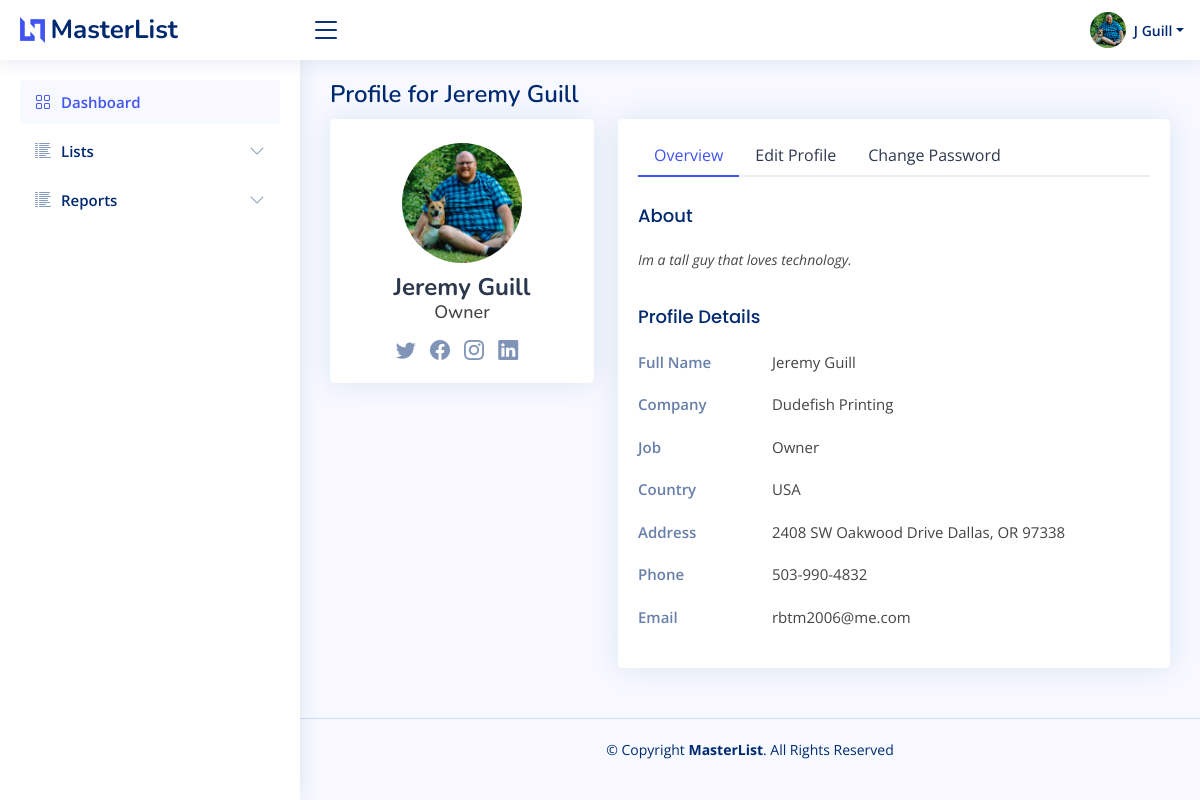
The app's page /profile (signed in) with its own data.
### bazaar/models.py (models this page shows)
class User(db.Model, UserMixin):
    id = db.Column(db.Integer, primary_key=True)
    firstname = db.Column(db.String(150))
    lastname = db.Column(db.String(150))
    company = db.Column(db.String(150))
    title = db.Column(db.String(50))
    aboutme = db.Column(db.Text)
    address = db.Column(db.String(150))
    city = db.Column(db.String(150))
    state = db.Column(db.String(2))
    postalcode = db.Column(db.String(20))
    phone = db.Column(db.String(20))
    email = db.Column(db.String(150), unique=True)
    dob = db.Column(db.Date)
    avatar_filename = db.Column(db.Text)
    avatar_url = db.Column(db.String(250))
    twitter = db.Column(db.String(255))
    instagram = db.Column(db.String(255))
    facebook = db.Column(db.String(255))
    linkedin = db.Column(db.String(255))
    username = db.Column(db.String(150), unique=True)
    password = db.Column(db.String(150))
    date_created = db.Column(db.DateTime(timezone=True), server_default=func.now())
    def fullname(self):
        return self.firstname + " " + self.lastname
    def fulladdress(self):
        return self.address + " " + self.city + ", " + self.state + " " + self.postalcode
    def firstinit_lastname(self):
        return self.firstname[:1] + " " + self.lastname

### bazaar/templates/base/base.py (the view)
@base.route("/profile", methods=["GET", "POST"])
@login_required
def profile():
    if request.method == "POST":
        record = db.session.query(User).filter(User.id == current_user.id).first()
        data = request.form.to_dict()
        for key in data.keys():
            setattr(record, key, data[key])
            db.session.commit()
    return render_template("base/users-profile.html", user=User)

### bazaar/templates/base/base.py (called while the page is built)
@base.app_context_processor
def zipcode_qty_check():
    zipcode_count = db.session.query(func.count(USZip.id)).scalar()
    checking = zipcode_count == 0
    return dict(zipcode_count_check=checking)

@base.app_context_processor
def notification_count():
    now = datetime.now()
    days_from_now = datetime.now() + timedelta(days=5)
    notcount = db.session.query(func.count(Booking.id)).filter(now <= Booking.next_touch,
                                                               Booking.next_touch <= days_from_now).scalar()
    if notcount == 0:
        return dict(notification_count=None)
    else:
        return dict(notification_count=notcount)

@base.app_context_processor
def notifications():
    now = datetime.now()
    days_from_now = datetime.now() + timedelta(days=5)
    nots = db.session.query(Booking).filter(now <= Booking.next_touch,
                                            Booking.next_touch <= days_from_now).all()
    return dict(notifications=nots)

def file_exists(file_path):
    return os.path.isfile(file_path)

@base.context_processor
def file_checker():
    file_path = 'bazaar/static/import_files/festivalnet_dot_com.csv'
    return dict(file_present=file_exists(file_path))

### bazaar/templates/base/users-profile.html (shortened to what this page needs)
{% extends "base/base.html" %}
{% block page_title %}
    Profile for {{ current_user.fullname().title() }}
{% endblock page_title %}
{% block main_content %}
    <section class="section profile">
        <div class="row">
            <div class="col-xl-4">
                <div class="card">
                    <div class="card-body profile-card pt-4 d-flex flex-column align-items-center">
                        <img src="{{ url_for('static',filename='img/avatar/'+current_user.avatar_filename) }}"
                             alt="Profile" class="rounded-circle">
                        <h2>{{ current_user.fullname().title() }}</h2>
                        <h3>{% if current_user.title != None %}{{ current_user.title }}{% endif %}</h3>
                        <div class="social-links mt-2">
                            {% if current_user.twitter != None %}
                                <a href="{{ current_user.twitter }}" class="twitter"><i class="bi bi-twitter"></i></a>
                            {% endif %}
                            {% if current_user.facebook != None %}
                                <a href="{{ current_user.facebook }}" class="facebook"><i
                                        class="bi bi-facebook"></i></a>
                            {% endif %}
                            {% if current_user.instagram != None %}
                                <a href="{{ current_user.instagram }}" class="instagram"><i class="bi bi-instagram"></i></a>
                            {% endif %}
                            {% if current_user.linkedin != None %}
                                <a href="{{ current_user.linkedin }}" class="linkedin"><i
                                        class="bi bi-linkedin"></i></a>
                            {% endif %}
                        </div>
                    </div>
                </div>
            </div>
            <div class="col-xl-8">
                <div class="card">
                    <div class="card-body pt-3">
                        <ul class="nav nav-tabs nav-tabs-bordered">
                            <li class="nav-item">
                                <button class="nav-link active" data-bs-toggle="tab" data-bs-target="#profile-overview">
                                    Overview
                                </button>
                            </li>
                            <li class="nav-item">
                                <button class="nav-link" data-bs-toggle="tab" data-bs-target="#profile-edit">Edit
                                    Profile
                                </button>
                            </li>
                            <li class="nav-item">
                                <button class="nav-link" data-bs-toggle="tab" data-bs-target="#profile-change-password">
                                    Change Password
                                </button>
                            </li>
                        </ul>
                        <div class="tab-content pt-2">
                            <div class="tab-pane fade show active profile-overview" id="profile-overview">
                                {% if current_user.aboutme != None %}
                                    <h5 class="card-title">About</h5>
                                    <p class="small fst-italic">{{ current_user.aboutme.capitalize() }}</p>
                                {% endif %}
                                <h5 class="card-title">Profile Details</h5>
                                <div class="row">
                                    <div class="col-lg-3 col-md-4 label ">Full Name</div>
                                    <div class="col-lg-9 col-md-8">{{ current_user.fullname().title() }}</div>
                                </div>
                                <div class="row">
                                    <div class="col-lg-3 col-md-4 label">Company</div>
                                    <div class="col-lg-9 col-md-8">{{ current_user.company }}</div>
                                </div>
                                <div class="row">
                                    <div class="col-lg-3 col-md-4 label">Job</div>
                                    <div class="col-lg-9 col-md-8">{{ current_user.title }}</div>
                                </div>
                                <div class="row">
                                    <div class="col-lg-3 col-md-4 label">Country</div>
                                    <div class="col-lg-9 col-md-8">USA</div>
                                </div>
                                <div class="row">
                                    <div class="col-lg-3 col-md-4 label">Address</div>
                                    <div class="col-lg-9 col-md-8">{{ current_user.fulladdress() }}</div>
                                </div>
                                <div class="row">
                                    <div class="col-lg-3 col-md-4 label">Phone</div>
                                    <div class="col-lg-9 col-md-8">{{ current_user.phone }}</div>
                                </div>
                                <div class="row">
                                    <div class="col-lg-3 col-md-4 label">Email</div>
                                    <div class="col-lg-9 col-md-8">{{ current_user.email }}</div>
                                </div>
                            </div>
                        </div>
                    </div>
                </div>
            </div>
        </div>
    </section>
{% endblock main_content %}

### bazaar/templates/base/header.html (shortened to what this page needs)
<header id="header" class="header fixed-top d-flex align-items-center">
    <div class="d-flex align-items-center justify-content-between">
        <a href="{{ url_for('base.home') }}" class="logo d-flex align-items-center">
            <img src="{{ url_for('static', filename="img/logo.png") }}"
                 alt="">
            <span class="d-none d-lg-block">MasterList</span>
        </a>
        <i class="bi bi-list toggle-sidebar-btn"></i>
    </div>
    <nav class="header-nav ms-auto">
        <ul class="d-flex align-items-center">
            <li class="nav-item dropdown pe-3">
                <a class="nav-link nav-profile d-flex align-items-center pe-0" href="#" data-bs-toggle="dropdown"
                   id="navbarProfile">
                    <img src="{{ url_for('static', filename='img/avatar/'+current_user.avatar_filename) }}"
                         alt="Profile" class="rounded-circle">
                    <span class="d-none d-md-block dropdown-toggle ps-2">{{ current_user.firstinit_lastname() }}</span>
                </a>
            </li>
        </ul>
    </nav>
</header>

### bazaar/static/css/style.css (style rules this page uses)
:root { scroll-behavior: smooth; }
body { font-family: "Open Sans", sans-serif; background: #f6f9ff; color: #444444; }
a { color: #4154f1; text-decoration: none; }
h1, h2, h3, h4, h5, h6 { font-family: "Nunito", sans-serif; }
.card { margin-bottom: 30px; border: none; border-radius: 5px; box-shadow: 0 0 30px rgba(1, 41, 112, 0.1); }
.card-title { padding: 20px 0 15px 0; font-size: 18px; font-weight: 500; color: #012970; font-family: "Poppins", sans-serif; }
.card-body { padding: 0 20px 20px 20px; }
.nav-tabs-bordered { border-bottom: 2px solid #ebeef4; }
.nav-tabs-bordered .nav-link { margin-bottom: -2px; border: none; color: #2c384e; }
.nav-tabs-bordered .nav-link.active { background-color: #fff; color: #4154f1; border-bottom: 2px solid #4154f1; }
.logo { line-height: 1; }
@media (min-width: 1200px) { .logo { width: 280px; } }
.logo img { max-height: 26px; margin-right: 6px; }
.logo span { font-size: 26px; font-weight: 700; color: #012970; font-family: "Nunito", sans-serif; }
.header { transition: all 0.5s; z-index: 997; height: 60px; box-shadow: 0 2px 20px rgba(1, 41, 112, 0.1); background-color: #fff; padding-left: 20px; }
.header .toggle-sidebar-btn { font-size: 32px; padding-left: 10px; cursor: pointer; color: #012970; }
.header-nav ul { list-style: none; }
.header-nav > ul { margin: 0; padding: 0; }
.header-nav .nav-profile { color: #012970; }
.header-nav .nav-profile img { max-height: 36px; }
.header-nav .nav-profile span { font-size: 14px; font-weight: 600; }
.profile .profile-card img { max-width: 120px; }
.profile .profile-card h2 { font-size: 24px; font-weight: 700; color: #2c384e; margin: 10px 0 0 0; }
.profile .profile-card h3 { font-size: 18px; }
.profile .profile-card .social-links a { font-size: 20px; display: inline-block; color: rgba(1, 41, 112, 0.5); line-height: 0; margin-right: 10px; transition: 0.3s; }
.profile .profile-overview .row { margin-bottom: 20px; font-size: 15px; }
.profile .profile-overview .card-title { color: #012970; }
.profile .profile-overview .label { font-weight: 600; color: rgba(1, 41, 112, 0.6); }

### records on screen
User: avatar_filename (picture), firstinit_lastname "J Guill", fullname "Jeremy Guill", title "Owner", aboutme "Im a tall guy that loves technology.", company "Dudefish Printing", fulladdress "2408 SW Oakwood Drive Dallas, OR 97338", phone "503-990-4832", email "rbtm2006@me.com"
